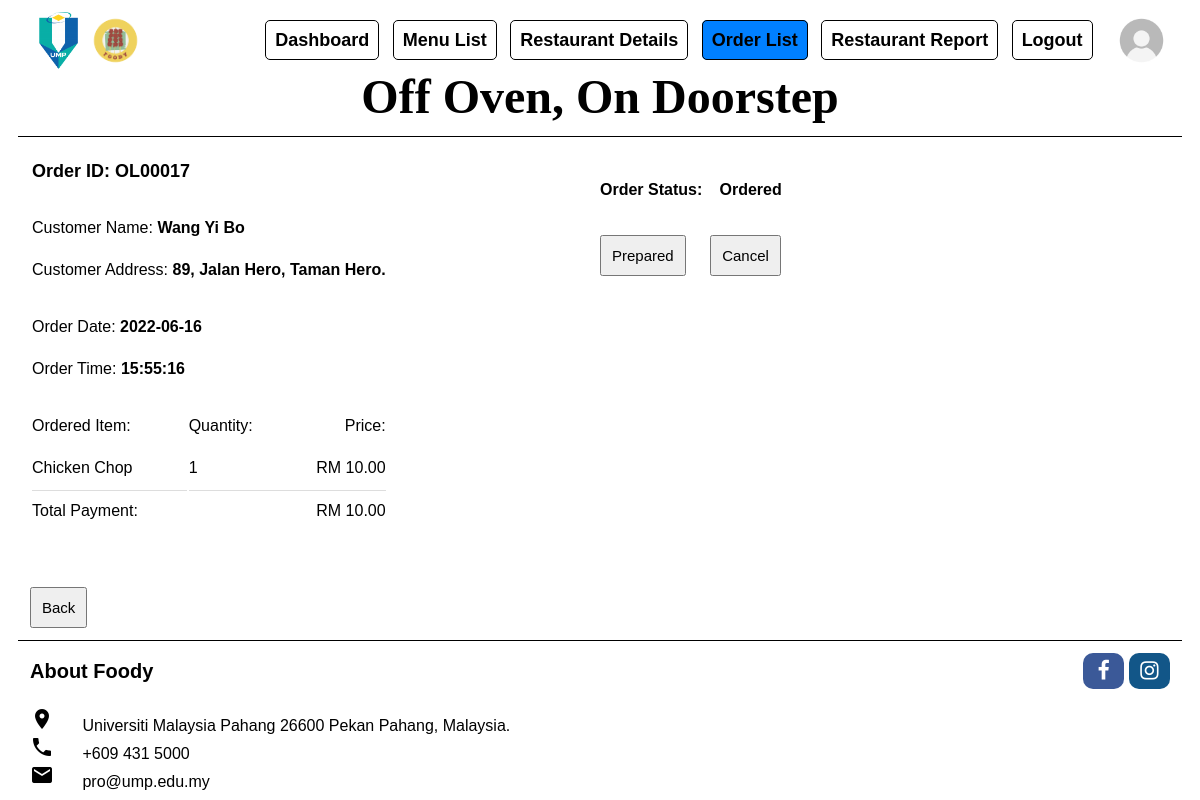
The page /restaurant_owner/ro_orderDetails.php?order_ID=17 (signed in) on the database its author committed.
### tables this page shows
CREATE TABLE `order_list` (
  `order_ID` int NOT NULL,
  `orderDate` date DEFAULT NULL,
  `orderTime` time DEFAULT NULL,
  `totalPayment` float DEFAULT NULL,
  `orderStatus` varchar(100) DEFAULT NULL,
  `delLocation` varchar(100) DEFAULT NULL,
  `username` varchar(100) DEFAULT NULL,
  `rider_username` varchar(100) DEFAULT NULL,
  `rd_ID` int DEFAULT NULL
);

CREATE TABLE `user` (
  `user_id` int NOT NULL,
  `username` varchar(30) DEFAULT NULL,
  `password` varchar(30) DEFAULT NULL,
  `name` varchar(30) DEFAULT NULL,
  `address` varchar(100) DEFAULT NULL,
  `region` varchar(30) DEFAULT NULL,
  `phoneNum` varchar(20) DEFAULT NULL,
  `emailAdd` varchar(100) DEFAULT NULL,
  `userType` varchar(20) DEFAULT NULL
);

CREATE TABLE `menu_list` (
  `menu_ID` int NOT NULL,
  `foodName` varchar(100) DEFAULT NULL,
  `foodPhoto` varchar(100) DEFAULT NULL,
  `foodDesc` varchar(100) DEFAULT NULL,
  `foodAvailability` varchar(100) DEFAULT NULL,
  `fc_ID` int DEFAULT NULL,
  `rd_ID` int DEFAULT NULL
);

CREATE TABLE `order_details` (
  `od_ID` int NOT NULL,
  `orderQuantity` int DEFAULT NULL,
  `menu_ID` int DEFAULT NULL,
  `order_ID` int DEFAULT NULL,
  `totalPrice` float NOT NULL,
  `username` varchar(30) DEFAULT NULL
);

CREATE TABLE `food_categories` (
  `fc_ID` int NOT NULL,
  `categoryName` varchar(100) DEFAULT NULL,
  `categoryPrice` float DEFAULT NULL
);

### restaurant_owner/ro_orderDetails.php (the view, shortened to what this page needs)
<?php
$RO_username=$_SESSION['RO_username'];
$id = $_GET['order_ID'];
$length = 5;
include '../db/db.php';
$sql="SELECT ol.order_ID, user.name, ol.delLocation, ol.orderDate, ol.orderTime, ol.orderStatus, ml.foodName, od.orderQuantity, fc.categoryPrice FROM `order_list` `ol`, `order_details` `od`, `user`, `menu_list` `ml`, `food_categories` `fc` WHERE user.username=ol.username AND ol.order_ID=od.order_ID AND od.menu_ID=ml.menu_ID AND ml.fc_ID=fc.fc_ID AND ol.order_ID=$id;";
$result=mysqli_query($conn,$sql) or die (mysqli_error());
$rowcount=mysqli_num_rows($result);
$row=mysqli_fetch_all($result, MYSQLI_ASSOC);
$name=$row[0]['name'];
$address=$row[0]['delLocation'];
$orderDate=$row[0]['orderDate'];
$orderTime=$row[0]['orderTime'];
$orderStatus=$row[0]['orderStatus'];
$totalPrice=0;
?>
<!DOCTYPE html>
<html lang="en">
<head>
    <link rel="stylesheet" href="../css/order.css">
    <link rel="stylesheet" href="../css/header_footer.css">
    <link rel="stylesheet" href="https://cdnjs.cloudflare.com/ajax/libs/font-awesome/4.7.0/css/font-awesome.min.css">
</head>
<body>
    <header class="wrapper">
        <img src="../resources/ump logo.png" alt="UMP" width="5%">
        <img src="../resources/foody logo.png" alt="Foody" width="5%">
        <nav>
            <a href="ro_dashboard.php">Dashboard</a>
            <a href="ro_menuList.php">Menu List</a>
            <a href="ro_restaurantDetails.php">Restaurant Details</a>
            <a class="active" href="ro_orderList.php">Order List</a>
            <a href="ro_report.php">Restaurant Report</a>
            <a href="javascript:void(0);" onclick="return logout();">Logout</a>
        </nav>
        <img src="../resources/../resources/profile.jpg" alt="profile" width="5%">
        <br>
        <h3 class="center-text">Off Oven, On Doorstep</h3>
    </header>
    <div class="wrapper">
        <div class="container">
            <div class="flex-item">
                <table class="order-detail-table">
                    <tr>
                        <th class="pad-btm" colspan=3>Order ID: OL<?php echo str_pad($id,$length,"0", STR_PAD_LEFT);?></th>
                    </tr>
                    <tr>
                        <td colspan=3>Customer Name: <span class="text-bold"><?php echo $name ?></span></td>
                    </tr>
                    <tr>
                        <td class="pad-btm" colspan=3>Customer Address: <span class="text-bold"><?php echo $address ?></span></td>
                    </tr>
                    <tr>
                        <td colspan=3>Order Date: <span class="text-bold"><?php echo $orderDate ?></span></td>
                    </tr>
                    <tr>
                        <td class="pad-btm" colspan=3>Order Time: <span class="text-bold"><?php echo $orderTime ?></span></td>
                    </tr>
                    <tr>
                        <td>Ordered Item:</td>
                        <td style="text-align:left;">Quantity:</td>
                        <td style="text-align:right;">Price:</td>
                    </tr>
                    <?php
                    for ($i=0; $i < $rowcount; $i++) {
                    ?>
                    <tr>
                        <td><?php echo $row[$i]['foodName'] ?></td>
                        <td><?php echo $row[$i]['orderQuantity']  ?></td>
                        <td style="text-align: right;">RM <?php printf("%.2f", $row[$i]['categoryPrice']) ?></td>
                    </tr>
                    <?php
                        $totalPrice += $row[$i]['categoryPrice'] * $row[$i]['orderQuantity'];
                    }
                    ?>
                    <tr>
                        <td style="border-top: 1px solid #ddd">Total Payment: </td>
                        <td colspan=2 style="border-top: 1px solid #ddd; text-align: right;">RM <?php printf("%.2f", $totalPrice) ?></td>
                    </tr>
                </table>
                <br>
                <br>
                <br>
                <input class="btn" type="button" value="Back" onclick="window.location='ro_orderList.php';">
            </div>
            <div class="flex-item order-status">
                <h4>Order Status: <span style="padding-left: 0.8em;"><?php echo $orderStatus ?></span></h4>
                <br><br>
                <input class="btn" type="button" name="status" value="Prepared" onclick="generateQR('<?php echo $id ?>', 'Prepared', '<?php echo $RO_username ?>')">
                <input class="btn" type="button" name="status" value="Cancel" onclick="generateQR('<?php echo $id ?>', 'Cancel', '<?php echo $RO_username ?>')">
                <br><br><br>
                <br>
            </div>
        </div>
    </div>
    <footer class="wrapper">
        <div>
            <p style="font-size: 20px;"> <b>About Foody</b> </p>
            <div>
                <a href="#" class="fa fa-facebook fa-lg"></a>
                <a href="#" class="fa fa-instagram fa-lg"></a>
            </div>
        </div>
        <br><i class="material-icons">location_on</i>
        <span class="icon-text"> Universiti Malaysia Pahang 26600 Pekan Pahang, Malaysia. </span>
        <br><i class="material-icons">local_phone</i>
        <span class="icon-text"> +609 431 5000 </span>
        <br><i class="material-icons">email</i>
        <span class="icon-text"> pro@ump.edu.my </span>
    </footer>
</body>
</html>

### css/order.css (style rules this page uses)
* { margin: 0; padding: 0; font-family: Arial, Helvetica, sans-serif; }
.wrapper { width: 95%; padding: 1%; margin: 0 auto; border-bottom: 1px solid black; }
header, footer { width: 100%; }
.center-text { text-align: center; }
.btn { font-size: 15px; padding: 10px 10px; margin-right: 20px; }
.text-bold { font-weight: 600; }
.container { display: flex; flex-flow: wrap; justify-content: space-between; white-space: nowrap; min-height: 35vh; }
.flex-item { flex: 1; }
.order-status { margin: 0 auto; padding: 2rem 10rem; }
.order-detail-table th { line-height: 40px; text-align: left; font-size: large; }
.pad-btm { padding-bottom: 15px; }
.order-detail-table td { line-height: 40px; }

### css/header_footer.css (style rules this page uses)
header, footer { width: 100%; }
header { display: flex; flex-flow: wrap; justify-content: space-between; align-items: center; white-space: nowrap; }
header > nav { margin-left: auto; margin-right: 1%; text-decoration: none; }
header > nav > a { border: black solid 1px; text-decoration: none; padding: 0.5em; margin-right: 0.5em; border-radius: 5px; color: black; font-weight: bold; font-size: 18px; }
header > nav > a.active { color: black; background-color: rgb(0 ,128 ,255); }
header > h3 { font-weight: bold; width: 100%; text-align: center; font-family: Georgia Garamond; font-size: 300%; }
footer > div { display: flex; justify-content: space-between; align-items: center; white-space: nowrap; }
footer > div > div { margin-left: auto; }
.fa { padding: 10px; width: 1em; border-radius: 10px; text-align: center; font-size: 1.5em; text-decoration: none; }
.fa-facebook { background: #3B5998; color: white; }
.fa-instagram { background: #125688; color: white; }
.icon-text { display: inline-flex; align-items: center; padding:0 24px; }

### rows shown on the page
order_list: user.name "Wang Yi Bo", delLocation "89, Jalan Hero, Taman Hero.", orderDate "2022-06-16", orderTime "15:55:16", menu_list.foodName "Chicken Chop", order_details.orderQuantity "1", food_categories.categoryPrice "10.00", orderStatus "Ordered"

### other values the page prints
str_pad($id,$length,"0", STR_PAD_LEFT) "00017"
$totalPrice "10.00"
